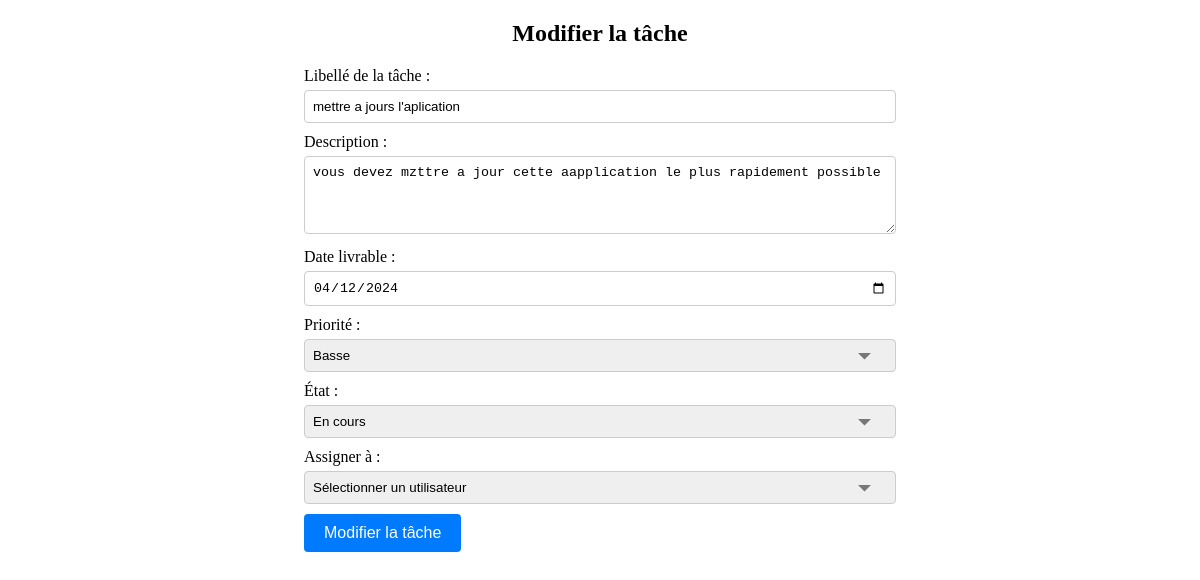
Screenshot of /updateTache.php?id=3 with the database file from the repository.
### tables this page shows
CREATE TABLE `tache` (
  `id` int(11) NOT NULL,
  `libelle` varchar(255) NOT NULL,
  `description` text DEFAULT NULL,
  `date_livrable` date NOT NULL,
  `priorite` enum('faible','moyenne','elevee') NOT NULL,
  `etat` enum('A faire','En cours','Terminée') NOT NULL,
  `id_utilisateur` int(11) DEFAULT NULL
);

### Manager.php (called while the page is built, shortened)
<?php
require_once "inclureClasse.php";
class Manager extends User {
    protected $connexion;
    public function __construct(PDO $connexion, $donnees = []) {
        $this->connexion = $connexion;
    }
    public function getTacheById($id) {
        try {
            $sql = $this->connexion->prepare("SELECT * FROM tache WHERE id = :id");
            $sql->bindParam(':id', $id);
            $sql->execute();
            $tache = $sql->fetch(PDO::FETCH_ASSOC);
            return $tache;
        } catch (PDOException $e) {
            throw new Exception("Erreur de récupération de la tâche depuis la base de données: " . $e->getMessage());
        }
    }
}
?>

### inclureClasse.php (called while the page is built, shortened)
<?php
function inclureClasse($className)
    {
        if(file_exists($fichier = __DIR__.'/'.$className.'.php'))
            {
                require $fichier;
            }
    }
?>

### updateTache.php (the view, shortened to what this page needs)
<?php
require_once "inclureClasse.php";
require_once "config.php";
$idTache = null;
if (isset($_GET['id'])) {
    $idTache = $_GET['id'];
    $manager = new Manager($connexion);
    $tache = $manager->getTacheById($idTache);
}
?>
<!DOCTYPE html>
<html lang="fr">
<head>
    <link rel="stylesheet" href="styles/update.css">
</head>
<body>
    <div class="container">
        <h2>Modifier la tâche</h2>
        <form action="<?php echo htmlspecialchars($_SERVER['PHP_SELF'] . "?id=$idTache"); ?>" method="POST">
            <label for="libelle">Libellé de la tâche :</label>
            <input type="text" id="libelle" name="libelle" value="<?php echo isset($tache['libelle']) ? htmlspecialchars($tache['libelle']) : ''; ?>" required>
            <label for="description">Description :</label>
            <textarea id="description" name="description" rows="4" required><?php echo isset($tache['description']) ? htmlspecialchars($tache['description']) : ''; ?></textarea>
            <label for="date_livrable">Date livrable :</label>
            <input type="date" id="date_livrable" name="date_livrable" value="<?php echo isset($tache['date_livrable']) ? htmlspecialchars($tache['date_livrable']) : ''; ?>" required>
            <label for="priorite">Priorité :</label>
            <select id="priorite" name="priorite" required>
                <option value="faible" <?php if (isset($tache['priorite']) && $tache['priorite'] == 'faible') echo 'selected'; ?>>Basse</option>
            </select>
            <label for="etat">État :</label>
            <select id="etat" name="etat" required>
                 <option value='En cours'<?php if (isset($tache['etat']) && $tache['etat'] == 'En cours') echo 'selected'; ?>>En cours</option>
            </select>
            <label for="assigner_a">Assigner à :</label>
            <select id="assigner_a" name="assigner_a" required>
                <option value="">Sélectionner un utilisateur</option>
            </select>
            <button type="submit">Modifier la tâche</button>
        </form>
    </div>
</body>
</html>

### styles/update.css (style rules this page uses)
.container { width: 50%; margin: 0 auto; }
h2 { text-align: center; }
form { margin-top: 20px; }
label { display: block; margin-bottom: 5px; }
input[type="text"], input[type="date"], select, textarea { width: 100%; padding: 8px; margin-bottom: 10px; border: 1px solid #ccc; border-radius: 4px; box-sizing: border-box; }
select { width: 100%; padding: 8px; margin-bottom: 10px; border: 1px solid #ccc; border-radius: 4px; box-sizing: border-box; appearance: none; -webkit-appearance: none; -moz-appearance: none; background-repeat: no-repeat; background-position-x: calc(100% - 15px); background-position-y: center; }
textarea { resize: vertical; }
button[type="submit"] { background-color: #007bff; color: white; padding: 10px 20px; border: none; border-radius: 4px; cursor: pointer; font-size: 16px; }

### rows the page displays
tache: libelle "mettre a jours l'aplication", description "vous devez mzttre a jour cette aapplication le plus rapidement possible", date_livrable "04/12/2024", priorite "Basse", etat "En cours"
